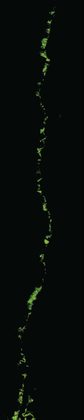
%> input picture inputs/a.png, 84 x 420 px, shrunk from 302 x 1516 before the run
$ octave suzuki.m   (GNU Octave 9; MATLAB toolbox functions it lacks are replaced by stand-ins)
%> lines starting %> are read from the running program, lines starting %| are printed output that depends on the picture; in (x1, y1, x2, y2) boxes, pixels count from 0 and x2, y2 are one past the last pixel; in counts of white or black regions, pixels touching at a corner belong together; the program's own positions count from 1
### score_path.m
function [score, startRow, startCol] = score_path(img, reward, gap)
    [height, width] = size(img);
    % make a new matrix to keep a record of the scores
    score = zeros(height, width);

    % find start
    startRow = 0;
    startCol = 0;
    flag = 0;
    for i = 1:height
        for j = 1:width
            if img(i, j) == 1
                startRow = i;
                startCol = j;
                score(i, j) = reward;
                flag = 1;
                break;
            end
        end
        if flag == 1
            break;
        end
    end
    count = 1;

    % start walking
    for row = startRow+1:height
        for col = 1:width
            s_up = score(row-1, col);

            if not (col == width)
                r_up = score(row-1, col+1);
            else
                r_up = 0;
            end

            if not (col == 1)
                l_up = score(row-1, col-1);
            else
                l_up = 0;
            end

            score(row, col) = max([s_up, r_up, l_up]);
            if img(row, col) == 1
                score(row, col) = score(row, col) + reward;
            else
                score(row, col) = score(row, col) - gap;
            end
        end
    end
end

### generate_path.m
function [path, count] = generate_path(img, score, startRow, reward, gap)
    [height, width] = size(score);
    path = zeros(height, width);
    [val, endCol] = max(score(height,:));

    path(height, endCol) = 1;
    col = endCol;
    count = 1;

    for row = height-1:-1:startRow
        cur_score = score(row+1, col);

        if img(row+1, col) == 1
            count = count + 1;
            cur_score = cur_score - reward;
        else
            cur_score = cur_score + gap;
        end

        for d = [0, -1, 1]
            if 0 < col+d & col+d < width + 1 & score(row, col+d) == cur_score
                path(row, col+d) = 1;
                a = row;
                col = col+d;
                break;
            end
        end
    end
end

### find_intersect.m
function result = find_intersect(img_bw, path, L, n)
% Find the area intersecting the marked line, it takes in binarized image,
% marked line, connected components labeling matrix, number of connected components
    % make a copy of L (b/c we will destructively change L)
    L_copy = L;
    % set a sum recorder
    result = 0;
    % loop over the whole path
    [r, c] = find(path == 1);
    rows = size(r);
    for i = 1 : rows
        indx = L_copy(r(i), c(i));
        if indx ~= 0
            [area_r, area_c] = find(L_copy==indx);
            [area, val] = size(area_r);
            result = result + area;
            L_copy(L_copy==indx) = 0;
        end
    end
end

### get_area.m
function total = get_area(img, lower, upper)
% get the number of pixel of the target label range in img.
% target lable range = lower -> upper (inclusive on both ends)
    total = 0;
    for label = lower: upper
        [r, c] = find(img == label);
        [area, val] = size(r);
        total = total + area;
    end
end

### suzuki.m
% Main pipeline

% read image
a = imread('inputs/a.png');
%> a is the input picture: size 420x84x3 uint8; mean R, G, B 6.8, 11.4, 8.1
%turn original image to black & white (bw)
t = graythresh(a);
%> t = 0.176
a_bw = im2bw(a, t);
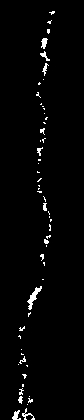
%> a_bw: size 420x84 logical; 2.1% white in thin lines or dots, all inside (x1, y1, x2, y2) = (12, 11, 55, 420)
%get the size of the original image
[height, width] = size(a_bw);
%> height = 420; width = 84
% uncomment to show the product of this stage.
% imshow(a_bw);


%%%%%%%%%%%%%%%%%%%%%%%%% Method 1 %%%%%%%%%%%%%%%%%%%%%%%%%
% first trace the signals (blobs); 'skeletonize' the edge; generate path

% use Sobel's kernel to find the vertical edges in the image
% (we don't really care about the horizontal edges)
sx = fspecial('sobel');
sy = sx';
% set sx to zeros matrix -> ignore horizontal edges
sx = zeros(3, 3);
gx = imfilter(a_bw, sx, 'replicate');
%> gx: size 420x84 logical; every value is 0
gy = imfilter(a_bw, sy, 'replicate');
%> gy: size 420x84 logical; 2.3% white in thin lines or dots, all inside (x1, y1, x2, y2) = (16, 10, 56, 420)
grad = sqrt(gx.*gx + gy.*gy); % grad = gradient
% uncomment to show the product of this stage.
% imshow(grad);

% 'skeletonize' the traced image
grad_skel = bwmorph(grad, 'skel', Inf);

% % further denoise (optional)
% [L, n] = bwlabel(grad_skel, 8);
% % note: remove_by_area() is a custom function.
% f = remove_by_area(grad_skel, L, n, 8);

% run path finding algorithm on grad_skel
% first generate a scoring matrix score_skel
[score_skel, sr, sc] = score_path(grad_skel, 1, 0.2);
%> after the loop in score_path, `for i = 1:height`:
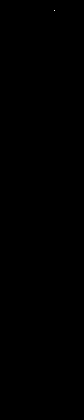
%> score: size 420x84 double; values 0 (black) and 1 (white), 0% white in thin lines or dots, all inside (x1, y1, x2, y2) = (54, 10, 55, 11)
%> after the loop in score_path, `for i = 1:height`: flag = 1; startCol = 55; startRow = 11
%> after the loop in score_path, `for row = startRow+1:height`:
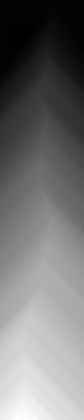
%> score: size 420x84 double; min -5.4, max 308, mean 137.5; drawn with min black and max white
%> after the loop in score_path, `for row = startRow+1:height`: l_up = 256.6; r_up = 0
%> sr = 11; sc = 55

% for visualization of the scoring matrix
P_skel = mat2gray(score_skel);


% trace back with the scoring matrix to generate the best path.
[path_skel, count_skel] = generate_path(grad_skel, score_skel, sr, 1, 0.2);
%> in generate_path, `[val, endCol] = max(score(height,:));`: val = 308; endCol = 18
%> in generate_path, `path(height, endCol) = 1;`: path: size 420x84 double; values 0 (black) and 1 (white), 0% white in thin lines or dots, all inside (x1, y1, x2, y2) = (17, 419, 18, 420)
%> the loop in generate_path, `for row = height-1:-1:startRow` made 409 passes
%> (row, cur_score) on passes 1 to 12: (419, 307), (418, 306), (417, 305), (416, 304), (415, 303), (414, 302), (413, 301), (412, 300), (411, 299), (410, 298), (409, 297), (408, 297.2)
%> after the loop in generate_path, `for row = height-1:-1:startRow`:
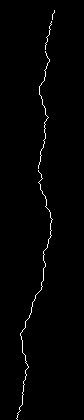
%> path: size 420x84 double; values 0 (black) and 1 (white), 1.2% white in thin lines or dots, all inside (x1, y1, x2, y2) = (16, 10, 55, 420)
%> after the loop in generate_path, `for row = height-1:-1:startRow`: a = 11; col = 55; count = 324
%> count_skel = 324
[r_skel, c_skel] = find(path_skel==1);
%> r_skel = 407 values from 11 to 420; c_skel = 407 values from 17 to 55
[total, ~] = size(r_skel);
%> total = 407
percent1 = count_skel/total
%> percent1 = 0.796
%%%%%%%%%%%%%%%%%%%%%%%%% Method 1 ends %%%%%%%%%%%%%%%%%%%%%%%%%


%%%%%%%%%%%%%%%%%%%%%%%%% Method 2 %%%%%%%%%%%%%%%%%%%%%%%%%
% run generate path straight on a_bw
[score_bw, sr, sc] = score_path(a_bw, 1, 0.2);
%> after the loop in score_path (call 2), `for i = 1:height`: score: size 420x84 double; values 0 (black) and 1 (white), 0% white in thin lines or dots, all inside (x1, y1, x2, y2) = (52, 11, 53, 12)
%> sr = 12; sc = 53

% for visualization of the scoring matrix
P_bw = mat2gray(score_bw);

% trace back with the scoring matrix to generate the best path.
[path_bw, count_bw] = generate_path(a_bw, score_bw, sr, 1, 0.2);
%> call 2 of generate_path, with startRow = 12, reward = 1, gap = 0.2
%> in generate_path (call 2), `[val, endCol] = max(score(height,:));`: val = 203.8; endCol = 25
%> in generate_path (call 2), `path(height, endCol) = 1;`: path: size 420x84 double; values 0 (black) and 1 (white), 0% white in thin lines or dots, all inside (x1, y1, x2, y2) = (24, 419, 25, 420)
%> the loop in generate_path (call 2), `for row = height-1:-1:startRow` made 408 passes
%> (row, cur_score) on passes 1 to 12: (419, 202.8), (418, 201.8), (417, 200.8), (416, 199.8), (415, 198.8), (414, 197.8), (413, 196.8), (412, 195.8), (411, 194.8), (410, 193.8), (409, 192.8), (408, 191.8)
%> after the loop in generate_path (call 2), `for row = height-1:-1:startRow`:
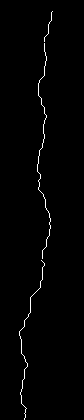
%> path: size 420x84 double; values 0 (black) and 1 (white), 1.2% white in thin lines or dots, all inside (x1, y1, x2, y2) = (19, 11, 53, 420)
%> after the loop in generate_path (call 2), `for row = height-1:-1:startRow`: a = 12; col = 53; count = 237
%> count_bw = 237
[r_bw, c_bw] = find(path_bw==1);
%> r_bw = 407 values from 12 to 420; c_bw = 407 values from 20 to 53
[total, ~] = size(r_skel);
percent2 = count_bw/total
%> percent2 = 0.582
%%%%%%%%%%%%%%%%%%%%%%%%% Method 2 ends %%%%%%%%%%%%%%%%%%%%%%%%%


%%%%%%%%%%%%%%%%%%%%%%%%% Visualization %%%%%%%%%%%%%%%%%%%%%%%%%
% visualize every image produced in the pipeline

% FIGURE 1 shows original images.
figure;
subplot(1,2,1);imshow(a);
title('Original image (bottom covered) from Suzuki 2020: a');
subplot(1,2,2);imshow(a_bw);
title('Black & white ver of the original image: a\_bw');

% FIGURE 2 shows the results of edge tracing + cleaning.
figure;
subplot(1,2,1);imshow(grad);
title('Annotations of vertical edges in a\_bw: grad');
subplot(1,2,2);imshow(grad_skel);
title('Denoised/skeletonized version of grad: grad\_skel');

% FIGURE 3 shows the visualization of scoring matrices.
figure;
title('Visualization of scores. Lighter pixel = higher score');
subplot(1,2,1);imshow(P_skel);
title('Visualization on grad\_skel (method 1)');
subplot(1,2,2);imshow(P_bw);
title('Visualization on a\_bw (method 2)');

% FIGURE 4 shows the final paths plotted on a_bw.
figure;
subplot(1,2,1);imshow(a_bw);
title(['Crack tracing on processed image' percent1]);
hold on;
plot(c_skel, r_skel, 'b.', 'MarkerSize', 0.1);
subplot(1,2,2);imshow(a_bw);
title(['Crack tracing on original black & white image' percent2]);
hold on;
plot(c_bw, r_bw, 'r.', 'MarkerSize', 0.1);
impixelinfo;


%%%%%%%%%%%%%%%%%%%%%%%%% Find Intersection %%%%%%%%%%%%%%%%%%%%%%%%%
% find connected components, aka. signal areas on the image.
% (note: the next line is also in the 'further denoise' block above)
[L, n] = bwlabel(a_bw, 8);
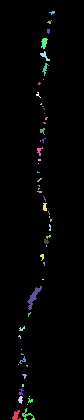
%> L: size 420x84 double; 57 distinct labels, from 0 to 56; one colour per label, 0 black
%> n = 56

% find area intersecting the line (path = path_skel)
area_sum = find_intersect(a_bw, path_skel, L, n)
%> in find_intersect, `[r, c] = find(path == 1);`: r = 407 values from 11 to 420; c = 407 values from 17 to 55
%> in find_intersect, `rows = size(r);`: rows = [407 1]
%> the loop in find_intersect, `for i = 1 : rows` made 407 passes
%> (indx, area, result) on passes 1, 43: (1, 50, 50), (4, 25, 109)
%> indx on passes 2 to 7: 0, 0, 0, 0, 0, 0
%> after the loop in find_intersect, `for i = 1 : rows`:
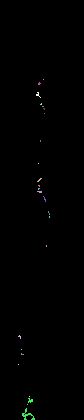
%> L_copy: size 420x84 double; 26 distinct labels, from 0 to 54; one colour per label, 0 black
%> after the loop in find_intersect, `for i = 1 : rows`: area = 13; area_c = [50; 51; 52; 52; 52; 53; 53; 53; 54; 54; 54; 55; 55]; area_r = [13; 13; 13; 14; 15; 12; 13; 14; 12; 13; 14; 12; 13]; result = 604
%> area_sum = 604
% find total area (white pixel number) on the image
total_area = get_area(a_bw, 1, 1);
%> the loop in get_area, `for label = lower: upper` made 1 pass
%> (area, val, total) on pass 1: (750, 1, 750)
%> total_area = 750

area_ratio = area_sum/total_area
%> area_ratio = 0.805

$ run again, with inputs/12R_crop.png copied over inputs/a.png
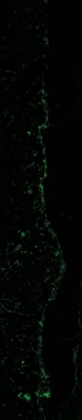
%> input picture inputs/12R_crop.png, 82 x 420 px, shrunk from 252 x 1293 before the run
%> a is the input picture: size 420x82x3 uint8; mean R, G, B 2.6, 4.9, 2.9
%> t = 0.0549
%> a_bw: size 420x82 logical; 6.1% white in thin lines or dots
%> gx: size 420x82 logical; every value is 0
%> gy: size 420x82 logical; 7.1% white in thin lines or dots
%> grad: size 420x82 double; values 0 (black) and 1 (white), 7.1% white in thin lines or dots
%> grad_skel: size 420x82 logical; 5.4% white in thin lines or dots
%> after the loop in score_path, `for i = 1:height`: flag = 1; startCol = 47; startRow = 1
%> after the loop in score_path, `for row = startRow+1:height`: l_up = 315.8; r_up = 0
%> `[score_skel, sr, sc] = score_path(grad_skel, 1, 0.2);`: sr = 1; sc = 47
%> in generate_path, `[val, endCol] = max(score(height,:));`: val = 346.8; endCol = 46
%> the loop in generate_path, `for row = height-1:-1:startRow` made 419 passes
%> (row, cur_score) on passes 1 to 8: (419, 345.8), (418, 344.8), (417, 343.8), (416, 342.8), (415, 341.8), (414, 340.8), (413, 339.8), (412, 338.8)
%> after the loop in generate_path, `for row = height-1:-1:startRow`:
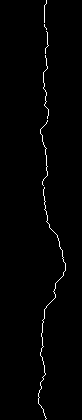
%> path: size 420x82 double; values 0 (black) and 1 (white), 1.2% white in thin lines or dots, all inside (x1, y1, x2, y2) = (38, 0, 66, 420)
%> after the loop in generate_path, `for row = height-1:-1:startRow`: a = 1; col = 47; count = 358
%> r_skel = 415 values from 1 to 420; c_skel = 415 values from 39 to 66
%> `[total, ~] = size(r_skel);`: total = 415
%> percent1 = 0.863
%> `[score_bw, sr, sc] = score_path(a_bw, 1, 0.2);`: sc = 45
%> the loop in generate_path (call 2), `for row = height-1:-1:startRow` made 419 passes
%> (row, cur_score) on passes 1 to 8: (419, 297.8), (418, 296.8), (417, 295.8), (416, 296), (415, 295), (414, 295.2), (413, 295.4), (412, 295.6)
%> count_bw = 317
%> r_bw = 417 values from 1 to 420; c_bw = 417 values from 38 to 63
%> percent2 = 0.764
%> L: size 420x82 double; 219 distinct labels, from 0 to 218
%> n = 218
%> r = 415 values from 1 to 420; c = 415 values from 39 to 66
%> rows = [415 1]
%> the loop in find_intersect, `for i = 1 : rows` made 415 passes
%> (indx, area, result) on passes 1, 16, 21, 36, 51, 56, 60: (127, 125, 125), (145, 125, 250), (109, 43, 293), (142, 45, 338), (136, 37, 391), (139, 183, 574), (151, 41, 615)
%> after the loop in find_intersect, `for i = 1 : rows`:
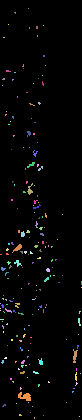
%> L_copy: size 420x82 double; 196 distinct labels, from 0 to 218; one colour per label, 0 black
%> after the loop in find_intersect, `for i = 1 : rows`: area = 63; area_c = 63 values from 60 to 66; area_r = 63 values, max 274 at index 13, min 260 at index 1, mean 267.5; result = 1087
%> the loop in get_area, `for label = lower: upper` made 1 pass
%> (area, val, total) on pass 1: (2087, 1, 2087)
%> total_area = 2087
%> area_ratio = 0.521

$ run again, with inputs/noise.png copied over inputs/a.png
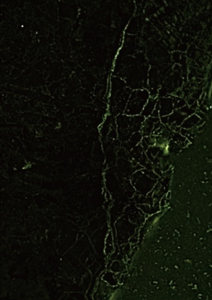
%> input picture inputs/noise.png, 212 x 300 px
%> a is the input picture: size 300x212x3 uint8; mean R, G, B 14, 16.1, 8.4
%> t = 0.0941
%> a_bw: size 300x212 logical; 11.8% white in thin lines or dots
%> gx: size 300x212 logical; every value is 0
%> gy: size 300x212 logical; 13.6% white in thin lines or dots
%> grad: size 300x212 double; values 0 (black) and 1 (white), 13.6% white in thin lines or dots
%> grad_skel: size 300x212 logical; 10.9% white in thin lines or dots
%> after the loop in score_path, `for i = 1:height`: flag = 1; startCol = 60; startRow = 1
%> after the loop in score_path, `for row = startRow+1:height`: l_up = 259.6; r_up = 0
%> `[score_skel, sr, sc] = score_path(grad_skel, 1, 0.2);`: sr = 1; sc = 60
%> in generate_path, `[val, endCol] = max(score(height,:));`: val = 287; endCol = 106
%> the loop in generate_path, `for row = height-1:-1:startRow` made 299 passes
%> (row, cur_score) on passes 1 to 8: (299, 286), (298, 285), (297, 284), (296, 283), (295, 282), (294, 281), (293, 280), (292, 279)
%> after the loop in generate_path, `for row = height-1:-1:startRow`:
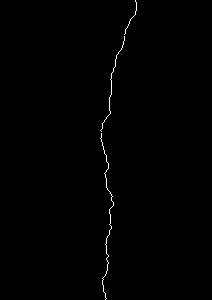
%> path: size 300x212 double; values 0 (black) and 1 (white), 0.47% white in thin lines or dots, all inside (x1, y1, x2, y2) = (100, 0, 137, 300)
%> after the loop in generate_path, `for row = height-1:-1:startRow`: a = 1; col = 136; count = 290
%> r_skel = 298 values from 1 to 300; c_skel = 298 values from 101 to 137
%> `[total, ~] = size(r_skel);`: total = 298
%> percent1 = 0.973
%> `[score_bw, sr, sc] = score_path(a_bw, 1, 0.2);`: sc = 59
%> the loop in generate_path (call 2), `for row = height-1:-1:startRow` made 299 passes
%> (row, cur_score) on passes 1 to 8: (299, 275.2), (298, 274.2), (297, 273.2), (296, 272.2), (295, 271.2), (294, 270.2), (293, 269.2), (292, 268.2)
%> count_bw = 280
%> r_bw = 296 values from 1 to 300; c_bw = 296 values from 99 to 136
%> percent2 = 0.94
%> L: size 300x212 double; 782 distinct labels, from 0 to 781
%> n = 781
%> r = 298 values from 1 to 300; c = 298 values from 101 to 137
%> rows = [298 1]
%> the loop in find_intersect, `for i = 1 : rows` made 298 passes
%> (indx, area, result) on passes 1, 23, 49: (166, 238, 238), (170, 1537, 1775), (172, 98, 1873)
%> after the loop in find_intersect, `for i = 1 : rows`:
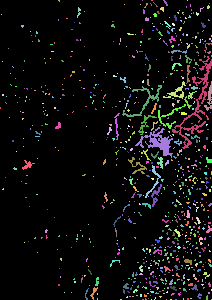
%> L_copy: size 300x212 double; 773 distinct labels, from 0 to 781; one colour per label, 0 black
%> after the loop in find_intersect, `for i = 1 : rows`: area = 12; area_c = [135; 135; 136; 136; 136; 136; 136; 136; 136; 136; 137; 137]; area_r = [11; 12; 5; 6; 7; 8; 9; 10; 11; 12; 8; 9]; result = 2059
%> the loop in get_area, `for label = lower: upper` made 1 pass
%> (area, val, total) on pass 1: (7483, 1, 7483)
%> total_area = 7483
%> area_ratio = 0.275
